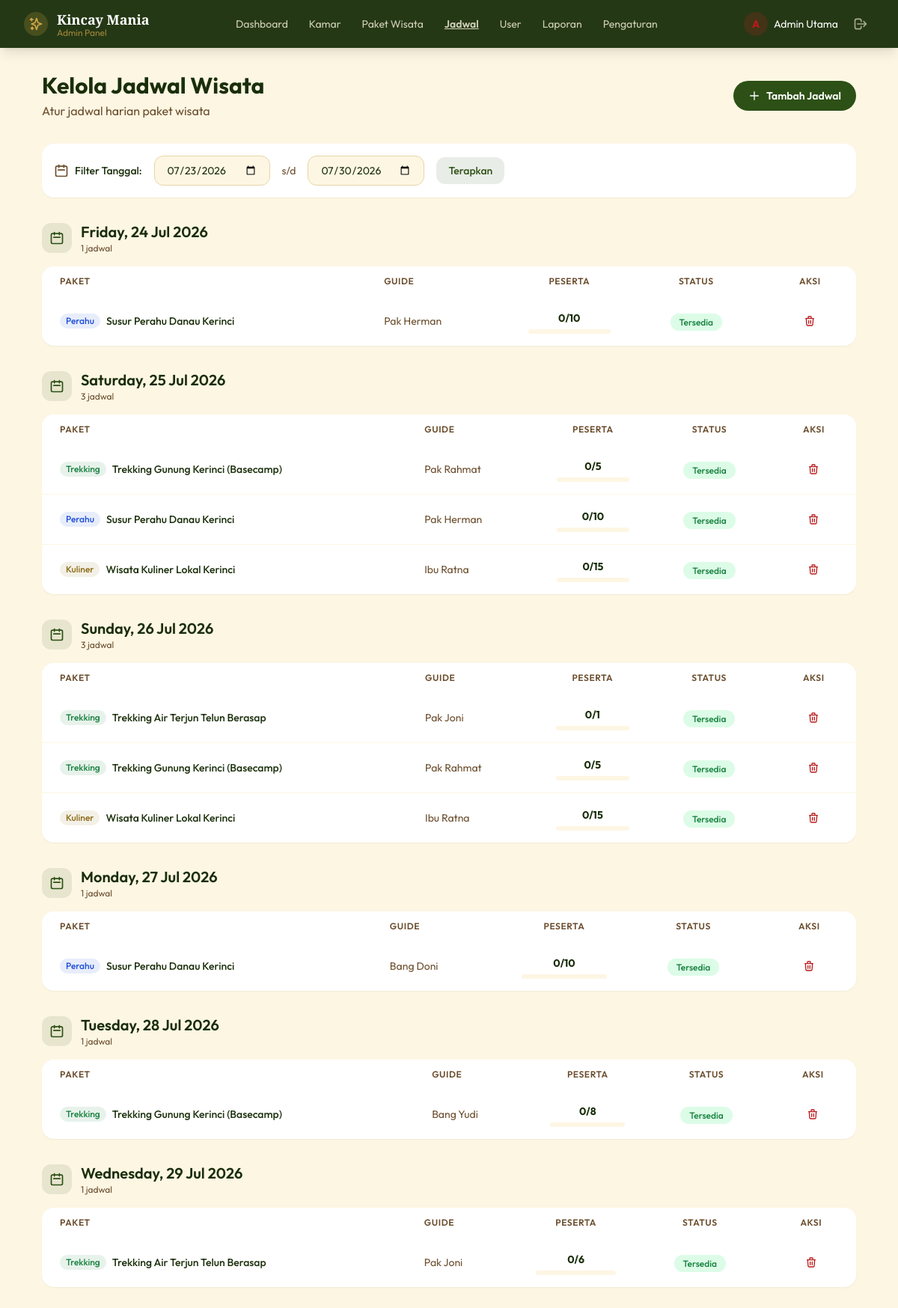
Page /admin/kelola_jadwal.php (signed in) on the committed database.
### tables this page shows
CREATE TABLE jadwal_wisata (
  id INT AUTO_INCREMENT PRIMARY KEY,
  paket_wisata_id INT NOT NULL,
  tanggal DATE NOT NULL,
  kuota_maksimal INT NOT NULL,
  guide VARCHAR(150) NULL,
  FOREIGN KEY (paket_wisata_id) REFERENCES paket_wisata(id)
    ON UPDATE CASCADE ON DELETE CASCADE
);

CREATE TABLE paket_wisata (
  id INT AUTO_INCREMENT PRIMARY KEY,
  nama VARCHAR(150) NOT NULL,
  kategori ENUM('trekking','perahu','kuliner') NOT NULL,
  deskripsi TEXT,
  harga DECIMAL(12,2) NOT NULL,
  durasi VARCHAR(50) NULL,
  jam_mulai TIME NULL,
  titik_kumpul VARCHAR(150) NULL,
  termasuk TEXT NULL,
  foto VARCHAR(255),
  status ENUM('aktif','nonaktif') NOT NULL DEFAULT 'aktif'
);

### config/config.php (called while the page is built, shortened)
<?php
require_once __DIR__ . '/database.php';
function e($string) {
    return htmlspecialchars($string ?? '', ENT_QUOTES, 'UTF-8');
}
function is_active($path) {
    $current = $_SERVER['REQUEST_URI'] ?? '';
    return strpos($current, $path) !== false ? 'text-accent font-semibold underline' : '';
}

### config/database.php (called while the page is built, shortened)
<?php
function db(): PDO {
    static $pdo = null;
    if ($pdo === null) {
        $dsn = 'mysql:host=' . DB_HOST
             . ';dbname=' . DB_NAME
             . ';charset=' . DB_CHARSET;
        $options = [
            PDO::ATTR_ERRMODE            => PDO::ERRMODE_EXCEPTION,
            PDO::ATTR_DEFAULT_FETCH_MODE => PDO::FETCH_ASSOC,
            PDO::ATTR_EMULATE_PREPARES   => false,
        ];
        try {
            $pdo = new PDO($dsn, DB_USER, DB_PASS, $options);
        } catch (PDOException $e) {
            error_log('[DB Error] ' . $e->getMessage());
            http_response_code(503);
            die(<<<HTML
<!DOCTYPE html>
<html lang="id">
<head><meta charset="UTF-8"><title>Koneksi Database Gagal</title>
<style>body{font-family:sans-serif;display:flex;align-items:center;justify-content:center;min-height:100vh;background:#FDF6E3;margin:0;}
.box{text-align:center;padding:2rem;background:white;border-radius:1rem;box-shadow:0 4px 20px rgba(0,0,0,.1);max-width:400px;}
h1{color:#B91C1C;margin-bottom:.5rem;}p{color:#6B4E2E;}</style>
</head>
<body><div class="box">
<h1>⚠ Layanan Tidak Tersedia</h1>
<p>Tidak dapat terhubung ke database. Pastikan XAMPP (MySQL) sudah berjalan dan konfigurasi di <code>config/database.php</code> sudah benar.</p>
</div></body></html>
HTML);
        }
    }
    return $pdo;
}

### admin/kelola_jadwal.php (the view, shortened to what this page needs)
<?php
require_once __DIR__ . '/../config/config.php';
$dari   = $_GET['dari'] ?? date('Y-m-d');
$sampai = $_GET['sampai'] ?? date('Y-m-d', strtotime('+7 days'));
$stmt = db()->prepare(
    'SELECT jw.id, jw.tanggal, jw.kuota_maksimal, jw.guide,
            pw.nama AS paket_nama, pw.kategori
     FROM jadwal_wisata jw
     JOIN paket_wisata pw ON pw.id = jw.paket_wisata_id
     WHERE jw.tanggal BETWEEN ? AND ?
     ORDER BY jw.tanggal, pw.kategori, pw.nama'
);
$stmt->execute([$dari, $sampai]);
$jadwalRows = $stmt->fetchAll();
$jadwalByDate = [];
foreach ($jadwalRows as $j) { $jadwalByDate[$j['tanggal']][] = $j; }
$kategoriColors = ['trekking' => 'bg-success/10 text-success', 'perahu' => 'bg-info/10 text-info', 'kuliner' => 'bg-secondary/10 text-secondary'];
include __DIR__ . '/../includes/header.php';
include __DIR__ . '/../includes/navbar_admin.php';
?>
    <section class="pt-24 pb-16 bg-cream min-h-screen">
        <div class="max-w-6xl mx-auto px-4 sm:px-6 lg:px-8">
            <div class="flex flex-col sm:flex-row justify-between items-start sm:items-center gap-4 mb-8">
                <div><h1 class="font-sans text-3xl text-dark font-bold">Kelola Jadwal Wisata</h1><p class="text-earth mt-1">Atur jadwal harian paket wisata</p></div>
                <button onclick="document.getElementById('modal-jadwal').classList.remove('hidden')" class="px-5 py-2.5 bg-primary hover:bg-primary-light text-white font-semibold rounded-full transition-all hover:shadow-lg text-sm flex items-center gap-2"><svg class="w-4 h-4" fill="none" stroke="currentColor" viewBox="0 0 24 24"><path stroke-linecap="round" stroke-linejoin="round" stroke-width="2" d="M12 4v16m8-8H4"/></svg> Tambah Jadwal</button>
            </div>
            <form class="bg-white rounded-2xl p-4 shadow-sm mb-8 flex flex-wrap items-center gap-4">
                <div class="flex items-center gap-2"><svg class="w-5 h-5 text-earth" fill="none" stroke="currentColor" viewBox="0 0 24 24"><path stroke-linecap="round" stroke-linejoin="round" stroke-width="2" d="M8 7V3m8 4V3m-9 8h10M5 21h14a2 2 0 002-2V7a2 2 0 00-2-2H5a2 2 0 00-2 2v12a2 2 0 002 2z"/></svg><span class="text-sm font-medium text-dark">Filter Tanggal:</span></div>
                <input type="date" name="dari" value="<?= e($dari) ?>" class="px-4 py-2 bg-cream border border-cream-darker rounded-xl text-sm text-dark focus:border-primary transition-colors">
                <span class="text-earth text-sm">s/d</span>
                <input type="date" name="sampai" value="<?= e($sampai) ?>" class="px-4 py-2 bg-cream border border-cream-darker rounded-xl text-sm text-dark focus:border-primary transition-colors">
                <button type="submit" class="px-4 py-2 bg-primary/10 text-primary text-sm font-medium rounded-xl hover:bg-primary/20 transition-colors">Terapkan</button>
            </form>
            <?php foreach ($jadwalByDate as $tanggal => $jadwals): ?>
            <div class="mb-8">
                <div class="flex items-center gap-3 mb-4">
                    <div class="w-10 h-10 rounded-xl bg-primary/10 flex items-center justify-center"><svg class="w-5 h-5 text-primary" fill="none" stroke="currentColor" viewBox="0 0 24 24"><path stroke-linecap="round" stroke-linejoin="round" stroke-width="2" d="M8 7V3m8 4V3m-9 8h10M5 21h14a2 2 0 002-2V7a2 2 0 00-2-2H5a2 2 0 00-2 2v12a2 2 0 002 2z"/></svg></div>
                    <div><h2 class="font-sans text-xl font-semibold text-dark"><?= date('l, d M Y', strtotime($tanggal)) ?></h2><p class="text-xs text-earth"><?= count($jadwals) ?> jadwal</p></div>
                </div>
                <div class="bg-white rounded-2xl shadow-sm overflow-hidden">
                    <div class="overflow-x-auto">
                        <table class="w-full">
                            <thead><tr class="bg-white">
                                <th class="px-6 py-3 text-left text-xs font-semibold text-earth uppercase tracking-wider">Paket</th>
                                <th class="px-6 py-3 text-left text-xs font-semibold text-earth uppercase tracking-wider">Guide</th>
                                <th class="px-6 py-3 text-center text-xs font-semibold text-earth uppercase tracking-wider">Peserta</th>
                                <th class="px-6 py-3 text-center text-xs font-semibold text-earth uppercase tracking-wider">Status</th>
                                <th class="px-6 py-3 text-center text-xs font-semibold text-earth uppercase tracking-wider">Aksi</th>
                            </tr></thead>
                            <tbody class="divide-y divide-cream">
                                <?php foreach ($jadwals as $j):
                                    $persen = $j['kuota_maksimal'] > 0 ? round(($j['terisi'] / $j['kuota_maksimal']) * 100) : 0;
                                ?>
                                <tr class="hover:bg-cream/30 transition-colors">
                                    <td class="px-6 py-4"><div class="flex items-center gap-2"><span class="px-2 py-0.5 <?= $kategoriColors[$j['kategori']] ?? 'bg-earth/10 text-earth' ?> text-xs font-medium rounded-full"><?= ucfirst(e($j['kategori'])) ?></span><span class="text-sm font-medium text-dark"><?= e($j['paket_nama']) ?></span></div></td>
                                    <td class="px-6 py-4 text-sm text-earth"><?= e($j['guide'] ?: '-') ?></td>
                                    <td class="px-6 py-4"><div class="text-center"><span class="text-sm font-bold text-dark"><?= $j['terisi'] ?>/<?= $j['kuota_maksimal'] ?></span><div class="w-full bg-cream rounded-full h-1.5 mt-1"></div></div></td>
                                    <td class="px-6 py-4 text-center"><?php if ($persen >= 100): ?><span class="px-3 py-1 bg-danger-light text-danger text-xs font-medium rounded-full">Penuh</span><?php else: ?><span class="px-3 py-1 bg-success-light text-success text-xs font-medium rounded-full">Tersedia</span><?php endif; ?></td>
                                    <td class="px-6 py-4 text-center"><form method="POST" action="<?= BASE_URL ?>/admin/kelola_jadwal.php" class="inline"><?= csrf_field() ?><input type="hidden" name="jadwal_id" value="<?= $j['id'] ?>"><button type="submit" name="hapus_jadwal" class="p-2 text-danger hover:bg-danger/10 rounded-lg transition-colors" title="Hapus" onclick="return confirm('Hapus jadwal ini?')"><svg class="w-4 h-4" fill="none" stroke="currentColor" viewBox="0 0 24 24"><path stroke-linecap="round" stroke-linejoin="round" stroke-width="2" d="M19 7l-.867 12.142A2 2 0 0116.138 21H7.862a2 2 0 01-1.995-1.858L5 7m5 4v6m4-6v6m1-10V4a1 1 0 00-1-1h-4a1 1 0 00-1 1v3M4 7h16"/></svg></button></form></td>
                                </tr>
                                <?php endforeach; ?>
                            </tbody>
                        </table>
                    </div>
                </div>
            </div>
            <?php endforeach; ?>
        </div>
    </section>
<?php include __DIR__ . '/../includes/footer.php'; ?>

### includes/header.php (shortened to what this page needs)
<!DOCTYPE html>
<html lang="id" class="scroll-smooth">
<head>
    <script src="https://cdn.tailwindcss.com"></script>
    <link rel="stylesheet" href="<?= BASE_URL ?>/assets/css/custom.css">
</head>
<body class="font-sans bg-cream text-dark antialiased">

### includes/navbar_admin.php (shortened to what this page needs)
<nav id="navbar" class="fixed top-0 left-0 right-0 z-50 bg-dark/95 backdrop-blur-md shadow-lg">
    <div class="max-w-7xl mx-auto px-4 sm:px-6 lg:px-8">
        <div class="flex items-center justify-between h-16">
            <a href="<?= BASE_URL ?>/admin/" class="flex items-center gap-3">
                <div class="w-8 h-8 rounded-full bg-accent/20 flex items-center justify-center"><svg class="w-5 h-5 text-accent" fill="none" stroke="currentColor" viewBox="0 0 24 24"><path stroke-linecap="round" stroke-linejoin="round" stroke-width="2" d="M5 3v4M3 5h4M6 17v4m-2-2h4m5-16l2.286 6.857L21 12l-5.714 2.143L13 21l-2.286-6.857L5 12l5.714-2.143L13 3z"/></svg></div>
                <div><span class="font-serif text-lg text-white font-semibold">Kincay Mania</span><span class="block text-xs text-accent/70 -mt-1">Admin Panel</span></div>
            </a>
            <div class="hidden lg:flex items-center gap-1">
                <a href="<?= BASE_URL ?>/admin/" class="px-3 py-2 text-sm text-cream/80 hover:text-accent rounded-lg transition-colors <?= is_active('/admin/index') ?>">Dashboard</a>
                <a href="<?= BASE_URL ?>/admin/kelola_kamar.php" class="px-3 py-2 text-sm text-cream/80 hover:text-accent rounded-lg transition-colors <?= is_active('/admin/kelola_kamar') ?>">Kamar</a>
                <a href="<?= BASE_URL ?>/admin/kelola_paket.php" class="px-3 py-2 text-sm text-cream/80 hover:text-accent rounded-lg transition-colors <?= is_active('/admin/kelola_paket') ?>">Paket Wisata</a>
                <a href="<?= BASE_URL ?>/admin/kelola_jadwal.php" class="px-3 py-2 text-sm text-cream/80 hover:text-accent rounded-lg transition-colors <?= is_active('/admin/kelola_jadwal') ?>">Jadwal</a>
                <a href="<?= BASE_URL ?>/admin/kelola_user.php" class="px-3 py-2 text-sm text-cream/80 hover:text-accent rounded-lg transition-colors <?= is_active('/admin/kelola_user') ?>">User</a>
                <a href="<?= BASE_URL ?>/admin/laporan.php" class="px-3 py-2 text-sm text-cream/80 hover:text-accent rounded-lg transition-colors <?= is_active('/admin/laporan') ?>">Laporan</a>
                <a href="<?= BASE_URL ?>/admin/pengaturan.php" class="px-3 py-2 text-sm text-cream/80 hover:text-accent rounded-lg transition-colors <?= is_active('/admin/pengaturan') ?>">Pengaturan</a>
            </div>
            <div class="hidden lg:flex items-center gap-3">
                <div class="flex items-center gap-2"><div class="w-8 h-8 rounded-full bg-danger/20 flex items-center justify-center"><span class="text-sm font-bold text-danger"><?= strtoupper(substr($_SESSION['nama'] ?? 'A', 0, 1)) ?></span></div><span class="text-sm text-white"><?= e($_SESSION['nama'] ?? 'Admin') ?></span></div>
                <a href="<?= BASE_URL ?>/auth/logout.php" class="p-2 text-cream/60 hover:text-danger transition-colors" title="Logout"><svg class="w-5 h-5" fill="none" stroke="currentColor" viewBox="0 0 24 24"><path stroke-linecap="round" stroke-linejoin="round" stroke-width="2" d="M17 16l4-4m0 0l-4-4m4 4H7m6 4v1a3 3 0 01-3 3H6a3 3 0 01-3-3V7a3 3 0 013-3h4a3 3 0 013 3v1"/></svg></a>
            </div>
        </div>
    </div>
</nav>

### includes/footer.php (shortened to what this page needs)
</body>
</html>

### rows in the picture
jadwal_wisata: paket_wisata.kategori "Perahu", paket_wisata.nama "Susur Perahu Danau Kerinci", guide "Pak Herman", terisi "0", kuota_maksimal "10", shows "Tersedia"
jadwal_wisata: paket_wisata.kategori "Trekking", paket_wisata.nama "Trekking Gunung Kerinci (Basecamp)", guide "Pak Rahmat", terisi "0", kuota_maksimal "5", shows "Tersedia"
jadwal_wisata: paket_wisata.kategori "Perahu", paket_wisata.nama "Susur Perahu Danau Kerinci", guide "Pak Herman", terisi "0", kuota_maksimal "10", shows "Tersedia"
jadwal_wisata: paket_wisata.kategori "Kuliner", paket_wisata.nama "Wisata Kuliner Lokal Kerinci", guide "Ibu Ratna", terisi "0", kuota_maksimal "15", shows "Tersedia"
jadwal_wisata: paket_wisata.kategori "Trekking", paket_wisata.nama "Trekking Air Terjun Telun Berasap", guide "Pak Joni", terisi "0", kuota_maksimal "1", shows "Tersedia"
jadwal_wisata: paket_wisata.kategori "Trekking", paket_wisata.nama "Trekking Gunung Kerinci (Basecamp)", guide "Pak Rahmat", terisi "0", kuota_maksimal "5", shows "Tersedia"
jadwal_wisata: paket_wisata.kategori "Kuliner", paket_wisata.nama "Wisata Kuliner Lokal Kerinci", guide "Ibu Ratna", terisi "0", kuota_maksimal "15", shows "Tersedia"
jadwal_wisata: paket_wisata.kategori "Perahu", paket_wisata.nama "Susur Perahu Danau Kerinci", guide "Bang Doni", terisi "0", kuota_maksimal "10", shows "Tersedia"
jadwal_wisata: paket_wisata.kategori "Trekking", paket_wisata.nama "Trekking Gunung Kerinci (Basecamp)", guide "Bang Yudi", terisi "0", kuota_maksimal "8", shows "Tersedia"
jadwal_wisata: paket_wisata.kategori "Trekking", paket_wisata.nama "Trekking Air Terjun Telun Berasap", guide "Pak Joni", terisi "0", kuota_maksimal "6", shows "Tersedia"

### other values in the picture
substr($_SESSION['nama'] ?? 'A', 0, 1) "A"
$_SESSION['nama'] "Admin Utama"
date('l, d M Y', strtotime($tanggal)) "Friday, 24 Jul 2026"
count($jadwals) "1"
date('l, d M Y', strtotime($tanggal)) "Saturday, 25 Jul 2026"
count($jadwals) "3"
date('l, d M Y', strtotime($tanggal)) "Sunday, 26 Jul 2026"
date('l, d M Y', strtotime($tanggal)) "Monday, 27 Jul 2026"
date('l, d M Y', strtotime($tanggal)) "Tuesday, 28 Jul 2026"
date('l, d M Y', strtotime($tanggal)) "Wednesday, 29 Jul 2026"
